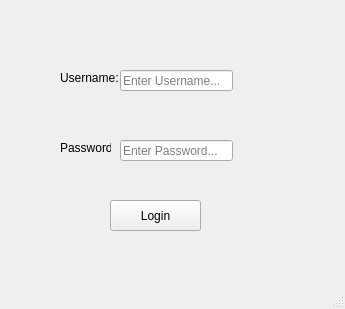
<?xml version="1.0" encoding="UTF-8"?>
<ui version="4.0">
 <class>login_screen</class>
 <widget class="QMainWindow" name="login_screen">
  <property name="geometry">
   <rect>
    <x>0</x>
    <y>0</y>
    <width>345</width>
    <height>309</height>
   </rect>
  </property>
  <property name="windowTitle">
   <string>Login Screen</string>
  </property>
  <widget class="QWidget" name="centralwidget">
   <widget class="QLabel" name="userLabal">
    <property name="geometry">
     <rect>
      <x>60</x>
      <y>70</y>
      <width>61</width>
      <height>16</height>
     </rect>
    </property>
    <property name="text">
     <string>Username:</string>
    </property>
   </widget>
   <widget class="QLabel" name="passLabel">
    <property name="geometry">
     <rect>
      <x>60</x>
      <y>140</y>
      <width>51</width>
      <height>16</height>
     </rect>
    </property>
    <property name="text">
     <string>Password:</string>
    </property>
   </widget>
   <widget class="QLineEdit" name="usernameLine">
    <property name="geometry">
     <rect>
      <x>120</x>
      <y>70</y>
      <width>113</width>
      <height>21</height>
     </rect>
    </property>
    <property name="placeholderText">
     <string>Enter Username...</string>
    </property>
   </widget>
   <widget class="QLineEdit" name="passwordLine">
    <property name="geometry">
     <rect>
      <x>120</x>
      <y>140</y>
      <width>113</width>
      <height>21</height>
     </rect>
    </property>
    <property name="echoMode">
     <enum>QLineEdit::Password</enum>
    </property>
    <property name="placeholderText">
     <string>Enter Password...</string>
    </property>
   </widget>
   <widget class="QPushButton" name="loginButton">
    <property name="geometry">
     <rect>
      <x>110</x>
      <y>200</y>
      <width>91</width>
      <height>31</height>
     </rect>
    </property>
    <property name="text">
     <string>Login</string>
    </property>
   </widget>
  </widget>
  <widget class="QMenuBar" name="menubar">
   <property name="geometry">
    <rect>
     <x>0</x>
     <y>0</y>
     <width>345</width>
     <height>20</height>
    </rect>
   </property>
  </widget>
  <widget class="QStatusBar" name="statusbar"/>
 </widget>
 <resources/>
 <connections>
  <connection>
   <sender>passwordLine</sender>
   <signal>returnPressed()</signal>
   <receiver>loginButton</receiver>
   <slot>click()</slot>
   <hints>
    <hint type="sourcelabel">
     <x>189</x>
     <y>164</y>
    </hint>
    <hint type="destinationlabel">
     <x>177</x>
     <y>236</y>
    </hint>
   </hints>
  </connection>
  <connection>
   <sender>loginButton</sender>
   <signal>clicked()</signal>
   <receiver>login_screen</receiver>
   <slot>login()</slot>
   <hints>
    <hint type="sourcelabel">
     <x>148</x>
     <y>226</y>
    </hint>
    <hint type="destinationlabel">
     <x>66</x>
     <y>219</y>
    </hint>
   </hints>
  </connection>
 </connections>
 <slots>
  <slot>login()</slot>
 </slots>
</ui>
